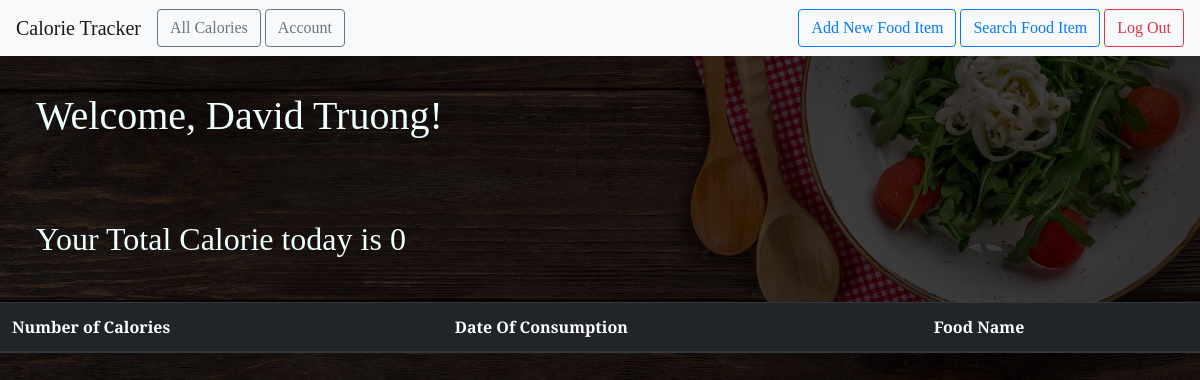
Page /all (signed in) on the earlier database version.
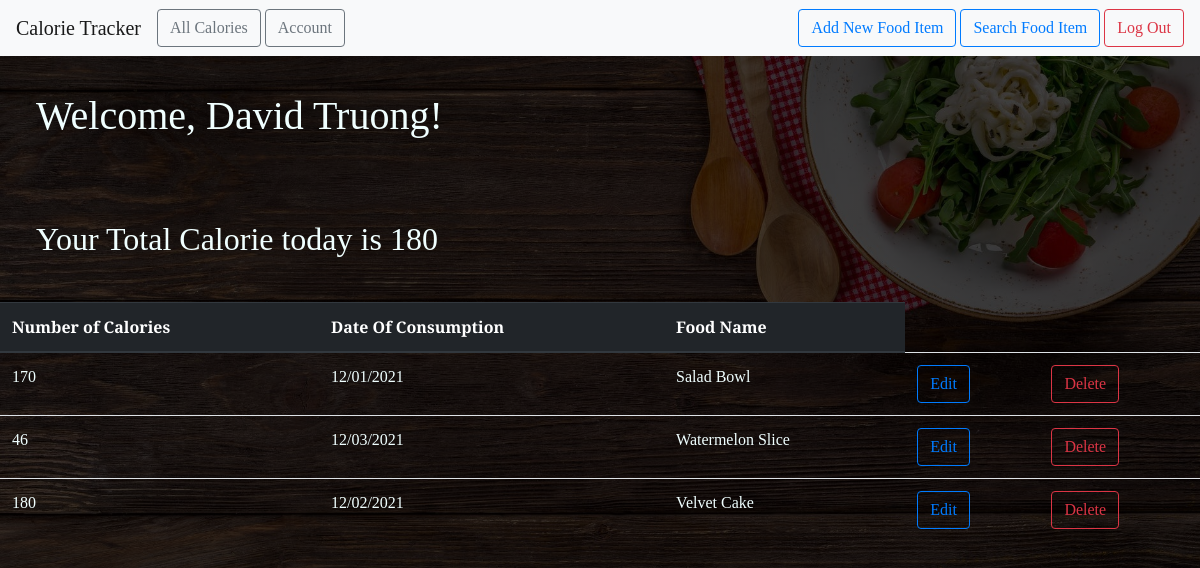
Same page on the later database version.
### food_website/models.py (models this page shows)
class User(db.Model, UserMixin):
    id = db.Column(db.Integer, primary_key=True)
    email = db.Column(db.String(100), unique=True)
    password = db.Column(db.String(100))
    name = db.Column(db.String(1000))
    foods = db.relationship('FoodItem', backref='author', lazy=True)

class FoodItem(db.Model):
    id = db.Column(db.Integer, primary_key=True)
    food_name = db.Column(db.Text, nullable=False)
    date_posted = db.Column(db.DateTime, nullable=False,
                            default=datetime.utcnow)
    calorie = db.Column(db.Integer, nullable=False)
    user_id = db.Column(db.Integer, db.ForeignKey('user.id'), nullable=False)

### food_website/main.py (the view)
@main.route("/all")
@login_required
def user_fooditems():
    user = User.query.filter_by(email=current_user.email).first_or_404()
    foods = user.foods
    totalCalorie = 0
    my_date = datetime.now(pytz.timezone('US/Pacific'))
    my_datetime = datetime(my_date.year, my_date.month, my_date.day)
    for food in foods:
        if my_datetime.date() == food.date_posted.date():
            totalCalorie = totalCalorie + food.calorie
    return render_template('all_fooditems.html', foods=foods, user=user, totalCalorie=totalCalorie)

### food_website/__init__.py (called while the page is built)
def create_app():
    app = Flask(__name__)
    app.config['SECRET_KEY'] = 'out-secret-key-goes-here'
    app.config['SQLALCHEMY_DATABASE_URI'] = 'sqlite:///db.sqlite'
    db.init_app(app)
    login_manager = LoginManager()
    login_manager.login_view = 'auth.login'
    login_manager.init_app(app)
    from .models import User
    create_database(app)
    @login_manager.user_loader
    def load_user(user_id):
        return User.query.get(int(user_id))
    from .auth import auth as auth_blueprint
    app.register_blueprint(auth_blueprint)
    from .main import main as main_blueprint
    app.register_blueprint(main_blueprint)
    return app

### food_website/templates/all_fooditems.html
{% extends "base.html" %} {% block head %} {{ super() }}
<link
  rel="stylesheet"
  href="{{ url_for('static', filename= 'extended_beauty.css') }}"
/>
{% endblock %} {% block content %}
<h1 id="intro">
  Welcome, {{ user.name }}!
</h1>
<h2 id="intro">
  Your Total Calorie today is {{ totalCalorie }}
</h2>
<div>
  <table class="table table-hover" width="100%" cellspacing="0" cellpadding="0" style='font-family: "Arvo", serif;'>
    <thead class="thead-dark">
      <tr id="textstyle">
        <th scope="col">Number of Calories</th>
        <th scope="col">Date Of Consumption</th>
        <th scope="col">Food Name</th>
      </tr>
    </thead>
    <tbody>
      {% for food in foods %}
      <tr>
        <td>{{ food.calorie }}</td>
        <td>{{ food.date_posted.strftime('%m/%d/%Y') }}</td>
        <td>{{ food.food_name }}</td>
        <td>
          <a
            href="{{ url_for('main.update_fooditem', food_id=food.id) }}"
            class="btn btn-outline-primary"
            role="button"
          >
            Edit
          </a>
        </td>
        <td>
          <a
            href="{{ url_for('main.delete_fooditem', food_id=food.id) }}"
            class="btn btn-outline-danger"
            role="button"
          >
            Delete
          </a>
        </td>
      </tr>
      {% endfor %}
    </tbody>
  </table>
</div>
{% endblock %}

### food_website/templates/base.html (shortened to what this page needs)
<!DOCTYPE html>
<html lang="en">
  <head>
    {% block head %}
    <link
      rel="stylesheet"
      href="{{ url_for('static', filename= 'beauty.css') }}"
    />
    <link
      rel="stylesheet"
      href="https://maxcdn.bootstrapcdn.com/bootstrap/4.0.0/css/bootstrap.min.css"
    />
    {% endblock %}
  </head>
  <body class="banner">
    <link
      rel="stylesheet"
      href="{{ url_for('static', filename= 'style.css') }}"
    />
    <nav class="navbar navbar-expand-lg navbar-light bg-light">
      <a class="navbar-brand" href="{{ url_for('main.index') }}"
        >Calorie Tracker</a
      >
      <div class="collapse navbar-collapse" id="navbarSupportedContent">
        <ul class="navbar-nav mr-auto">
          <li class="nav-item active">
            <a
              href="{{ url_for('main.user_fooditems') }}"
              class="btn btn-outline-secondary"
              role="button"
              >All Calories</a
            >
          </li>
          <li class="nav-item">
            <a
              href="{{ url_for('main.profile') }}"
              class="btn btn-outline-secondary"
              role="button"
              style="margin-left: 4px;"
              >Account</a
            >
          </li>
        </ul>
        <form class="form-inline my-2 my-lg-0">
          {% if current_user.is_authenticated %}
          <a
            href="{{ url_for('main.new_fooditem') }}"
            class="btn btn-outline-primary"
            role="button"
            style="margin-left: 4px;"
            >Add New Food Item</a
          >
          <a
            href="{{ url_for('main.search') }}"
            class="btn btn-outline-primary"
            role="button"
            style="margin-left: 4px;"
            >Search Food Item</a
          >
          {% endif %}  {% if current_user.is_authenticated %}
          <a
            href="{{ url_for('auth.logout') }}"
            class="btn btn-outline-danger"
            role="button"
            style="margin-left: 4px;"
            >Log Out</a
          >
          {% endif %}
        </form>
      </div>
    </nav>
    {% block content %} {% endblock %}
  </body>
</html>

### food_website/static/beauty.css (style rules this page uses)
* { font-family: "Arvo", serif; }

### food_website/static/extended_beauty.css (style rules this page uses)
h1, h2, h4, p { font-family: "Arvo", serif; }
#intro { padding-top: 3%; padding-right: 3%; padding-bottom: 3%; padding-left: 3%; }
#textstyle { font-family: "Arvo", serif; }

### food_website/static/style.css (style rules this page uses)
.banner { width: 100%; height: 100vh; background-image: linear-gradient(rgba(0, 0, 0, 0.75), rgba(0, 0, 0, 0.75)), url(background.jpg); background-size: cover; background-position: center; color: azure; font-family: "Arvo", serif; }

Differences in the rows shown:
added FoodItem: calorie "170", date_posted "12/01/2021", food_name "Salad Bowl"
added FoodItem: calorie "46", date_posted "12/03/2021", food_name "Watermelon Slice"
added FoodItem: calorie "180", date_posted "12/02/2021", food_name "Velvet Cake"
Other differences:
{{ totalCalorie }}: "0" → "180"
